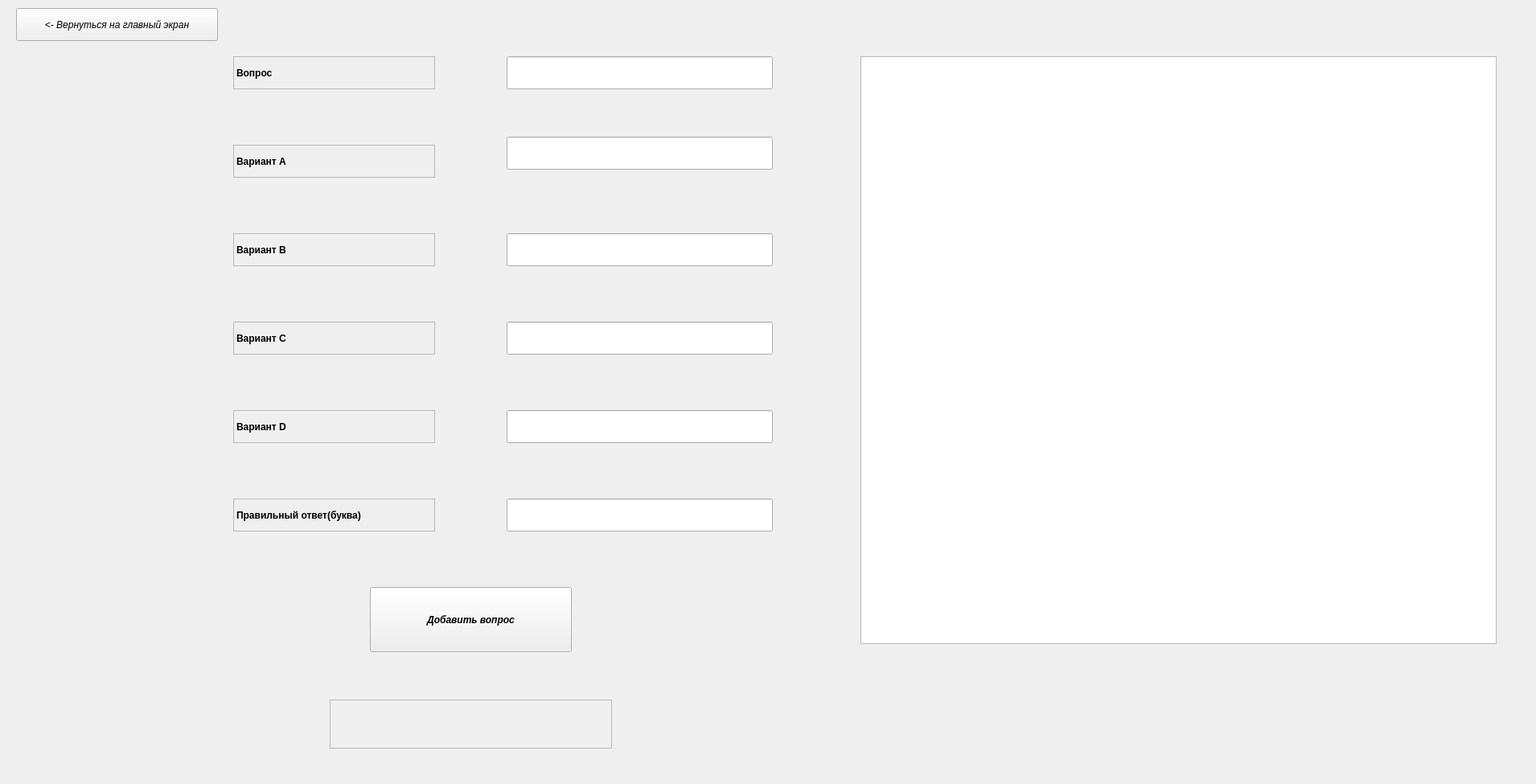
<?xml version="1.0" encoding="UTF-8"?>
<ui version="4.0">
 <class>Form</class>
 <widget class="QWidget" name="Form">
  <property name="geometry">
   <rect>
    <x>0</x>
    <y>0</y>
    <width>1910</width>
    <height>975</height>
   </rect>
  </property>
  <property name="windowTitle">
   <string>Режим редактирования</string>
  </property>
  <widget class="QLineEdit" name="lineEdit">
   <property name="geometry">
    <rect>
     <x>630</x>
     <y>70</y>
     <width>331</width>
     <height>41</height>
    </rect>
   </property>
  </widget>
  <widget class="QLabel" name="label">
   <property name="geometry">
    <rect>
     <x>290</x>
     <y>70</y>
     <width>251</width>
     <height>41</height>
    </rect>
   </property>
   <property name="font">
    <font>
     <weight>75</weight>
     <bold>true</bold>
    </font>
   </property>
   <property name="frameShape">
    <enum>QFrame::StyledPanel</enum>
   </property>
   <property name="text">
    <string>Вопрос</string>
   </property>
  </widget>
  <widget class="QLabel" name="label_2">
   <property name="geometry">
    <rect>
     <x>290</x>
     <y>180</y>
     <width>251</width>
     <height>41</height>
    </rect>
   </property>
   <property name="font">
    <font>
     <weight>75</weight>
     <bold>true</bold>
    </font>
   </property>
   <property name="frameShape">
    <enum>QFrame::StyledPanel</enum>
   </property>
   <property name="text">
    <string>Вариант А</string>
   </property>
  </widget>
  <widget class="QLabel" name="label_3">
   <property name="geometry">
    <rect>
     <x>290</x>
     <y>290</y>
     <width>251</width>
     <height>41</height>
    </rect>
   </property>
   <property name="font">
    <font>
     <weight>75</weight>
     <bold>true</bold>
    </font>
   </property>
   <property name="frameShape">
    <enum>QFrame::StyledPanel</enum>
   </property>
   <property name="text">
    <string>Вариант В</string>
   </property>
  </widget>
  <widget class="QLabel" name="label_4">
   <property name="geometry">
    <rect>
     <x>290</x>
     <y>400</y>
     <width>251</width>
     <height>41</height>
    </rect>
   </property>
   <property name="font">
    <font>
     <weight>75</weight>
     <bold>true</bold>
    </font>
   </property>
   <property name="frameShape">
    <enum>QFrame::StyledPanel</enum>
   </property>
   <property name="text">
    <string>Вариант С</string>
   </property>
  </widget>
  <widget class="QLabel" name="label_5">
   <property name="geometry">
    <rect>
     <x>290</x>
     <y>510</y>
     <width>251</width>
     <height>41</height>
    </rect>
   </property>
   <property name="font">
    <font>
     <weight>75</weight>
     <bold>true</bold>
    </font>
   </property>
   <property name="frameShape">
    <enum>QFrame::StyledPanel</enum>
   </property>
   <property name="text">
    <string>Вариант D</string>
   </property>
  </widget>
  <widget class="QLabel" name="label_6">
   <property name="geometry">
    <rect>
     <x>290</x>
     <y>620</y>
     <width>251</width>
     <height>41</height>
    </rect>
   </property>
   <property name="font">
    <font>
     <weight>75</weight>
     <bold>true</bold>
    </font>
   </property>
   <property name="frameShape">
    <enum>QFrame::StyledPanel</enum>
   </property>
   <property name="text">
    <string>Правильный ответ(буква)</string>
   </property>
  </widget>
  <widget class="QLineEdit" name="lineEdit_2">
   <property name="geometry">
    <rect>
     <x>630</x>
     <y>170</y>
     <width>331</width>
     <height>41</height>
    </rect>
   </property>
  </widget>
  <widget class="QLineEdit" name="lineEdit_3">
   <property name="geometry">
    <rect>
     <x>630</x>
     <y>290</y>
     <width>331</width>
     <height>41</height>
    </rect>
   </property>
  </widget>
  <widget class="QLineEdit" name="lineEdit_4">
   <property name="geometry">
    <rect>
     <x>630</x>
     <y>400</y>
     <width>331</width>
     <height>41</height>
    </rect>
   </property>
  </widget>
  <widget class="QLineEdit" name="lineEdit_5">
   <property name="geometry">
    <rect>
     <x>630</x>
     <y>510</y>
     <width>331</width>
     <height>41</height>
    </rect>
   </property>
  </widget>
  <widget class="QLineEdit" name="lineEdit_6">
   <property name="geometry">
    <rect>
     <x>630</x>
     <y>620</y>
     <width>331</width>
     <height>41</height>
    </rect>
   </property>
  </widget>
  <widget class="QPushButton" name="pushButton">
   <property name="geometry">
    <rect>
     <x>460</x>
     <y>730</y>
     <width>251</width>
     <height>81</height>
    </rect>
   </property>
   <property name="font">
    <font>
     <weight>75</weight>
     <italic>true</italic>
     <bold>true</bold>
    </font>
   </property>
   <property name="cursor">
    <cursorShape>PointingHandCursor</cursorShape>
   </property>
   <property name="text">
    <string>Добавить вопрос</string>
   </property>
  </widget>
  <widget class="QPushButton" name="pushButton_2">
   <property name="geometry">
    <rect>
     <x>20</x>
     <y>10</y>
     <width>251</width>
     <height>41</height>
    </rect>
   </property>
   <property name="font">
    <font>
     <italic>true</italic>
    </font>
   </property>
   <property name="text">
    <string>&lt;- Вернуться на главный экран</string>
   </property>
  </widget>
  <widget class="QTableView" name="tableView">
   <property name="geometry">
    <rect>
     <x>1070</x>
     <y>70</y>
     <width>791</width>
     <height>731</height>
    </rect>
   </property>
  </widget>
  <widget class="QLabel" name="label_7">
   <property name="geometry">
    <rect>
     <x>410</x>
     <y>870</y>
     <width>351</width>
     <height>61</height>
    </rect>
   </property>
   <property name="font">
    <font>
     <weight>75</weight>
     <bold>true</bold>
    </font>
   </property>
   <property name="frameShape">
    <enum>QFrame::StyledPanel</enum>
   </property>
   <property name="text">
    <string/>
   </property>
  </widget>
 </widget>
 <resources/>
 <connections/>
</ui>
